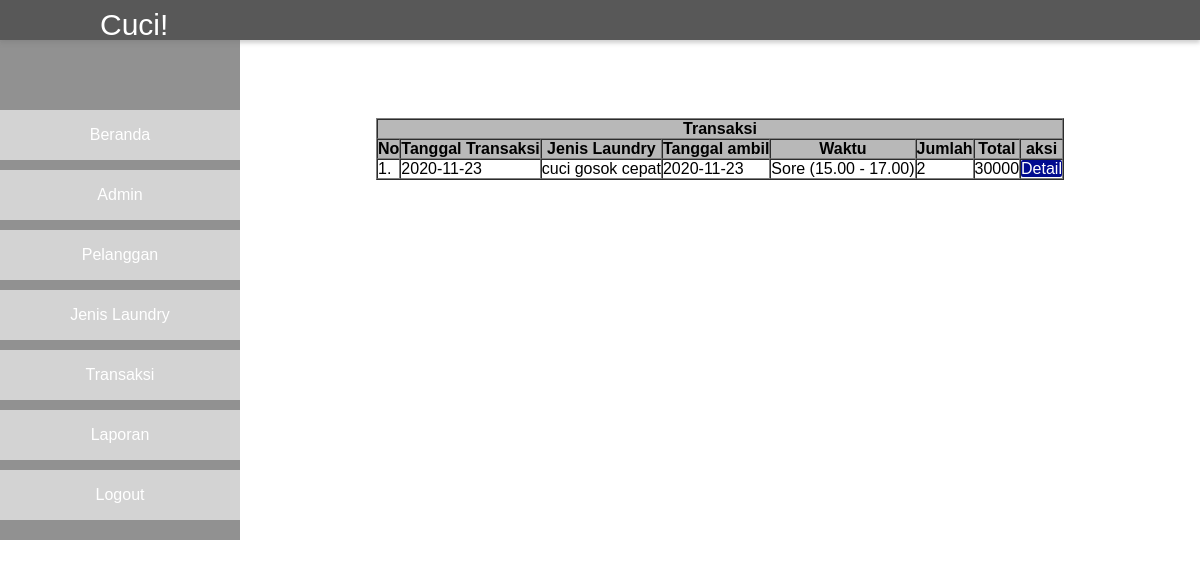
The page /admin/transaksi.php (signed in) on the database its author committed.
### tables this page shows
CREATE TABLE `transaksi` (
  `id_transaksi` int(11) NOT NULL,
  `id_user` int(11) NOT NULL,
  `id_laundry` int(11) NOT NULL,
  `tgl_transaksi` date NOT NULL,
  `jenis_laundry` varchar(100) NOT NULL,
  `tgl_ambil` date NOT NULL,
  `waktu` varchar(50) NOT NULL,
  `jumlah` varchar(10) NOT NULL,
  `total` varchar(10) NOT NULL
);

### admin/transaksi.php (the view, shortened to what this page needs)
<?php
include "../koneksi.php";
?>
<!DOCTYPE html>
<html lang="en">
<head>
    <link rel="stylesheet" href="../css/style.css">
</head>
<body>
    <div class="container">
        <header class="header-admin">
            <p class="logo-white">Cuci!</p>
        </header>
        <div class="content-admin">
            <div class="sidebar">
                <ul>
                    <li><a href="home.php">Beranda</a></li>
                    <li><a href="admin.php">Admin</a></li>
                    <li><a href="user.php">Pelanggan</a></li>
                    <li><a href="laundry.php">Jenis Laundry</a></li>
                    <li><a href="transaksi.php">Transaksi</a></li>
                    <li><a href="laporan.php">Laporan</a></li>
                    <li><a href="logout_admin.php">Logout</a></li>
                </ul>
            </div>
            <div class="main">
                <br>
                <div class="tabel">
                    <table border="1" cellspacing="0" cellpadding="10">
                        <tr>
                            <th colspan="8">Transaksi</th>
                        </tr>
                        <tr>
                            <th>No</th>
                            <th>Tanggal Transaksi</th>
                            <th>Jenis Laundry</th>
                            <th>Tanggal ambil</th>
                            <th>Waktu</th>
                            <th>Jumlah</th>
                            <th>Total</th>
                            <th>aksi</th>
                        </tr>
                    <?php
                    $i= 1;
                    $sql = "SELECT * FROM transaksi";
                    $query = mysqli_query($conn, $sql);
                    while( $data = mysqli_fetch_array($query))
                    {
                    ?>
                        <tr>
                            <td><?php echo $i++; ?>.</td>
                            <td><?php echo $data['tgl_transaksi'] ?></td>
                            <td><?php echo $data['jenis_laundry']?></td>
                            <td><?php echo $data['tgl_ambil'] ?></td>
                            <td><?php echo $data['waktu'] ?></td>
                            <td><?php echo $data['jumlah'] ?></td>
                            <td><?php echo $data['total'] ?></td>
                            <td>
                                <a id="tbldetail" href="detail_transaksi.php?id_transaksi=<?php echo "$data[id_transaksi]"; ?>">Detail</a>
                            </td>
                        </tr>
                    <?php } ?>
                    </table>
                </div>
            </div>
        </div>
    </div>
</body>
</html>

### css/style.css (style rules this page uses)
* { margin: 0; padding: 0; font-family: sans-serif; }
.container { height: 650px; position: relative; width: 100%; }
.container header { height: 70px; width: 100%; position: fixed; background-color: rgb(255, 255, 255); line-height: 70px; box-shadow: 0 3px 4px rgba(116, 116, 116, 0.336); }
.container .header-admin { height: 40px; width: 100%; background-color: #585858; z-index: 99; }
.container header .logo-white { font-size: 30px; color: #fff; line-height: 50px; padding-left: 100px; }
.container .content-admin { width: 100%; position: relative; }
.container .content-admin .sidebar { margin-top: 40px; width: 20%; height: 500px; position: fixed; background-color: #919191; color: #fff; }
.content-admin .sidebar ul { margin-top: 70px; }
.content-admin .sidebar ul li { height: 50px; background-color: #d3d3d3; margin-top: 10px; text-align: center; }
.content-admin .sidebar ul li a { text-decoration: none; line-height: 50px; color: #fff; }
.container .content-admin .main { margin-top: 50px; float: right; width: 80%; }
.container .content-admin .main table { margin: 50px auto auto auto; }
.content-admin .main table tr th, .container .content #tabel tr th { background-color: rgb(184, 184, 184); }
#tbltambah, #tblubah, #tblhapus, #tbldetail, #btnriwayat { text-decoration: none; color: #fff; border-radius: 2px; }
#tbldetail, #btnriwayat { background-color: rgb(1, 11, 143); }

### rows shown on the page
transaksi: tgl_transaksi "2020-11-23", jenis_laundry "cuci gosok cepat", tgl_ambil "2020-11-23", waktu "Sore (15.00 - 17.00)", jumlah "2", total "30000"
